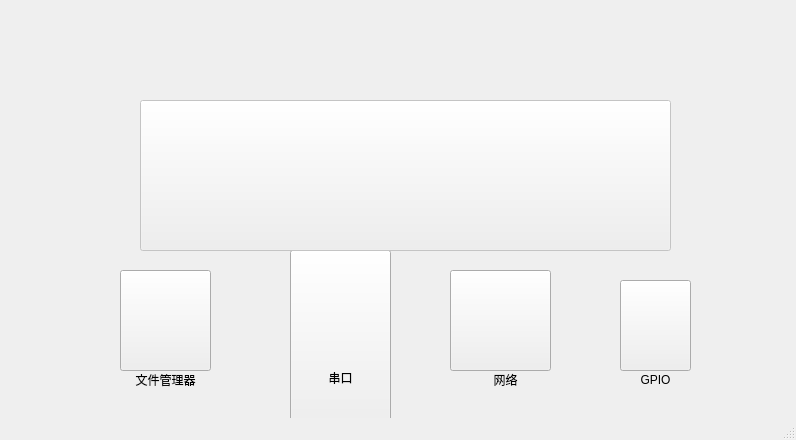
<?xml version="1.0" encoding="UTF-8"?>
<ui version="4.0">
 <class>StartUi</class>
 <widget class="QMainWindow" name="StartUi">
  <property name="geometry">
   <rect>
    <x>0</x>
    <y>0</y>
    <width>796</width>
    <height>440</height>
   </rect>
  </property>
  <property name="minimumSize">
   <size>
    <width>796</width>
    <height>440</height>
   </size>
  </property>
  <property name="windowTitle">
   <string>SylixOS功能展示</string>
  </property>
  <widget class="QWidget" name="centralwidget">
   <widget class="QPushButton" name="pushButton_3">
    <property name="geometry">
     <rect>
      <x>450</x>
      <y>270</y>
      <width>101</width>
      <height>101</height>
     </rect>
    </property>
    <property name="styleSheet">
     <string notr="true">border-image: url(:/new/prefix1/network.png);outline:none</string>
    </property>
    <property name="text">
     <string/>
    </property>
   </widget>
   <widget class="QPushButton" name="pushButton_4">
    <property name="geometry">
     <rect>
      <x>620</x>
      <y>280</y>
      <width>71</width>
      <height>91</height>
     </rect>
    </property>
    <property name="styleSheet">
     <string notr="true">border-image: url(:/new/prefix1/led.png);outline:none</string>
    </property>
    <property name="text">
     <string/>
    </property>
   </widget>
   <widget class="QPushButton" name="pushButton">
    <property name="geometry">
     <rect>
      <x>290</x>
      <y>250</y>
      <width>101</width>
      <height>181</height>
     </rect>
    </property>
    <property name="styleSheet">
     <string notr="true">border-image: url(:/new/prefix1/port.png);outline:none</string>
    </property>
    <property name="text">
     <string/>
    </property>
   </widget>
   <widget class="QPushButton" name="pushButton_2">
    <property name="geometry">
     <rect>
      <x>120</x>
      <y>270</y>
      <width>91</width>
      <height>101</height>
     </rect>
    </property>
    <property name="styleSheet">
     <string notr="true">border-image: url(:/new/prefix1/Folder.png);outline:none</string>
    </property>
    <property name="text">
     <string/>
    </property>
   </widget>
   <widget class="QLabel" name="label">
    <property name="geometry">
     <rect>
      <x>120</x>
      <y>370</y>
      <width>91</width>
      <height>20</height>
     </rect>
    </property>
    <property name="text">
     <string>文件管理器</string>
    </property>
    <property name="alignment">
     <set>Qt::AlignCenter</set>
    </property>
   </widget>
   <widget class="QLabel" name="label_2">
    <property name="geometry">
     <rect>
      <x>290</x>
      <y>370</y>
      <width>101</width>
      <height>16</height>
     </rect>
    </property>
    <property name="text">
     <string>串口</string>
    </property>
    <property name="alignment">
     <set>Qt::AlignCenter</set>
    </property>
   </widget>
   <widget class="QLabel" name="label_3">
    <property name="geometry">
     <rect>
      <x>460</x>
      <y>370</y>
      <width>91</width>
      <height>20</height>
     </rect>
    </property>
    <property name="text">
     <string>网络</string>
    </property>
    <property name="alignment">
     <set>Qt::AlignCenter</set>
    </property>
   </widget>
   <widget class="QLabel" name="label_4">
    <property name="geometry">
     <rect>
      <x>620</x>
      <y>370</y>
      <width>71</width>
      <height>20</height>
     </rect>
    </property>
    <property name="text">
     <string>GPIO</string>
    </property>
    <property name="alignment">
     <set>Qt::AlignCenter</set>
    </property>
   </widget>
   <widget class="QPushButton" name="pushButton_5">
    <property name="enabled">
     <bool>false</bool>
    </property>
    <property name="geometry">
     <rect>
      <x>140</x>
      <y>100</y>
      <width>531</width>
      <height>151</height>
     </rect>
    </property>
    <property name="styleSheet">
     <string notr="true">border-image: url(:/new/prefix1/logo.png);outline:none</string>
    </property>
    <property name="text">
     <string/>
    </property>
   </widget>
  </widget>
  <widget class="QMenuBar" name="menubar">
   <property name="geometry">
    <rect>
     <x>0</x>
     <y>0</y>
     <width>796</width>
     <height>23</height>
    </rect>
   </property>
  </widget>
  <widget class="QStatusBar" name="statusbar"/>
 </widget>
 <resources/>
 <connections/>
</ui>
